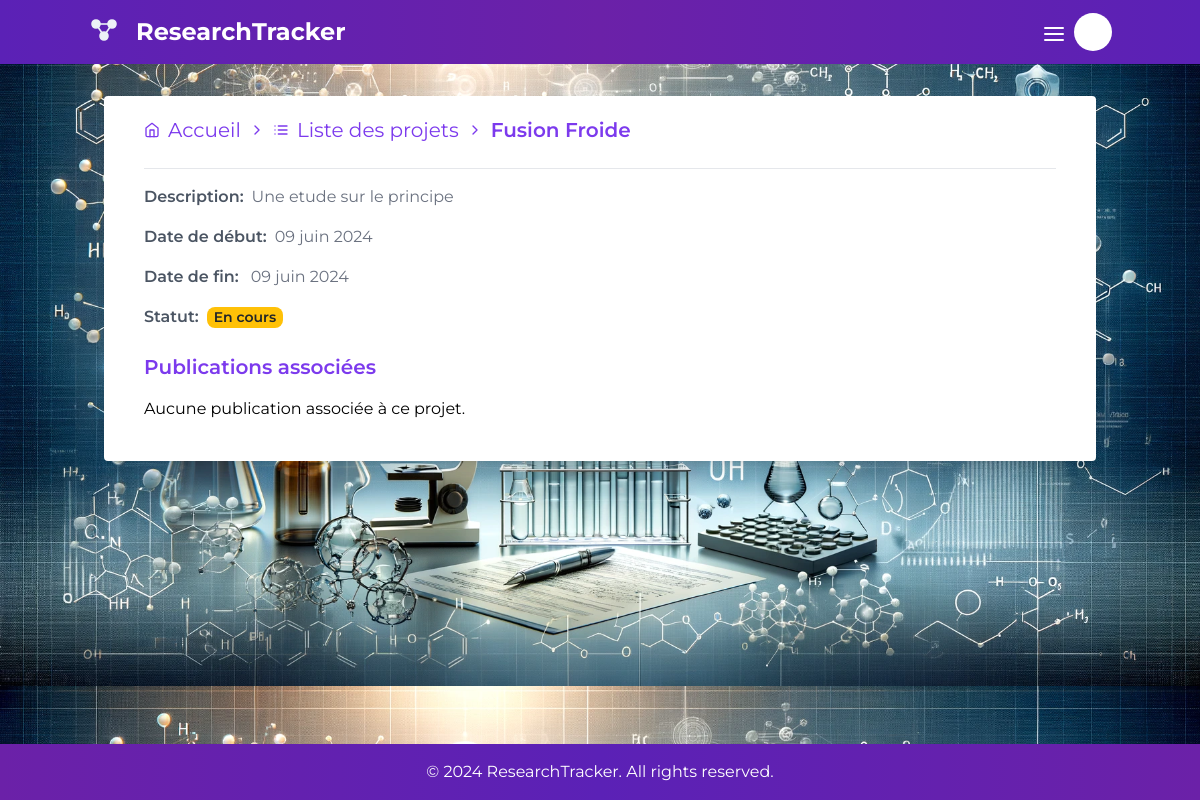
The page /projets/detail/1/ on the database its author committed.
### projects/models.py (models this page shows, shortened)
class Project(models.Model):
    STATUS_CHOICES = [
        ('in_progress', 'En cours'),
        ('published', 'Publié'),
        ('rejected', 'Rejeté'),
        ('corrected', 'Corrigé'),
    ]
    user = models.ForeignKey(settings.AUTH_USER_MODEL, related_name='owned_projects', on_delete=models.CASCADE)
    collaborators = models.ManyToManyField(settings.AUTH_USER_MODEL, related_name='collaborative_projects', blank=True)
    title = models.CharField(max_length=200)
    description = models.TextField()
    start_date = models.DateField()
    end_date = models.DateField()
    status = models.CharField(max_length=20, choices=STATUS_CHOICES, default='in_progress')

### projects/views.py (the view)
# urls.py: path('detail/<int:pk>/', ProjectDetailView.as_view(), name='project-detail'),
class ProjectDetailView(DetailView):
    model = Project
    template_name = 'projects/project_detail.html'
    context_object_name = 'project'
    def get_context_data(self, **kwargs):
        context = super().get_context_data(**kwargs)
        project = self.get_object()
        context['publications'] = Publication.objects.filter(project=project)
        return context

### projects/templates/projects/project_detail.html (shortened to what this page needs)
{% extends "base.html" %}
{% block content %}
    <div class="container mx-auto mt-0 bg-white p-10 pt-5 shadow-lg rounded ">
        <nav class="flex items-center text-xl mb-6 t text-violet-600 space-x-2">
            <a href="{% url 'dashboard' %}" class="flex items-center hover:underline">
                <i data-feather="home" class="mr-2 md-icon feather-icon"></i>Accueil</a>
            <i data-feather="chevron-right" class="mr-2 md-icon feather-icon"></i>
            <a href="{% url 'project-list' %}" class="flex items-center hover:underline">
                <i data-feather="list" class="mr-2 md-icon feather-icon"></i>Liste des projets</a>
            <i data-feather="chevron-right" class="mr-2 md-icon feather-icon"></i>
            <span class="font-semibold">{{ project.title }}</span>
        </nav>
        <hr class="my-4">
        <p class="mb-4 text-gray-600 font-semibold ">Description:<span
                class="ml-2 font-normal text-gray-500">{{ project.description }}</span></p>
        <p class="mb-4 text-gray-600 font-semibold ">Date de début:<span
                class="ml-2 font-normal text-gray-500">{{ project.start_date|date:"d F Y" }}</span></p>
        <p class="mb-4 text-gray-600 font-semibold ">Date de fin:<span
                class="ml-2 font-normal text-gray-500"> {{ project.end_date|date:"d F Y" }}</span></p>
        <p class="mb-4 text-gray-600 font-semibold ">Statut:<span
                class="ml-2 badge badge-{{ project.status }}">{{ project.get_status_display }}</span></p>
        <h3 class="text-xl font-semibold mt-6 mb-4 text-violet-600">Publications associées</h3>
        {% if publications %}
            <table class="min-w-full bg-white mt-6 shadow-lg rounded">
                <thead>
                <tr class="bg-violet-500 text-white">
                    <th class="py-2 px-4">Titre</th>
                    <th class="py-2 px-4">Auteurs</th>
                    <th class="py-2 px-4">Date de publication</th>
                    <th class="py-2 px-4">Journal</th>
                    <th class="py-2 px-4">DOI</th>
                    <th class="py-2 px-4">Statut</th>
                </tr>
                </thead>
                <tbody class="text-violet-900">
                {% for publication in publications %}
                    <tr class="border-b text-center hover:bg-gray-100">
                        <td class="py-2 px-4"><a class="hover:text-violet-700 hover:underline"
                                                 href="">{{ publication.title }}</a></td>
                        <td class="py-2 px-4">{{ publication.authors }}</td>
                        <td class="py-2 px-4">{{ publication.publication_date|date:"d F Y" }}</td>
                        <td class="py-2 px-4">{{ publication.journal }}</td>
                        <td class="py-2 px-4">{{ publication.doi }}</td>
                        <td class="py-2 px-4">
                            <span class="badge badge-{{ project.status }}">{{ project.get_status_display }}</span>
                        </td>
                    </tr>
                {% endfor %}
                </tbody>
            </table>
        {% else %}
            <p>Aucune publication associée à ce projet.</p>
        {% endif %}
    </div>
{% endblock %}

### rows shown on the page
Project: title "Fusion Froide", description "Une etude sur le principe", start_date "09 juin 2024", end_date "09 juin 2024", status "En cours"
